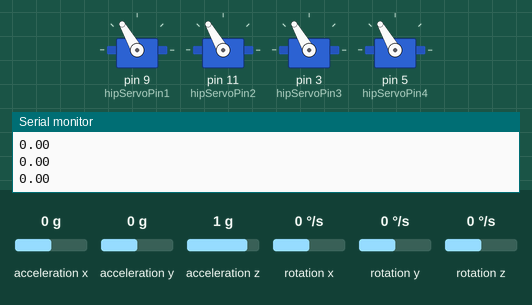
This sketch was run on a simulated Arduino Uno, built with avr-gcc and run on an emulated ATmega328P. Parts: 4 × servo, the last lines printed to the serial monitor. Wiring (inferred from the names in the program): MPU-6050 motion sensor at I2C address 0x68. The test bench sets the inputs (shaded band); at power-on: acceleration y 0 g, acceleration z 1 g, acceleration x 0 g, rotation x 0 °/s, rotation y 0 °/s, rotation z 0 °/s.

Above: at 7.8 s.
7.9 s: acceleration y set to -1.4 g
At 10.3 s:
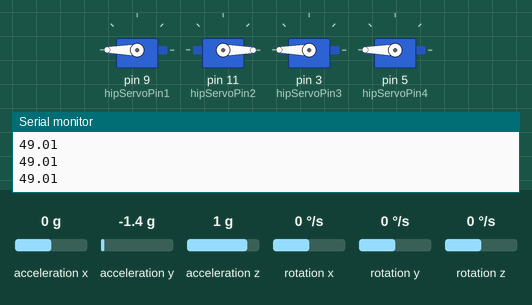
10.9 s: acceleration z set to 0 g
13.9 s: acceleration y set to 0 g
At 14.7 s:
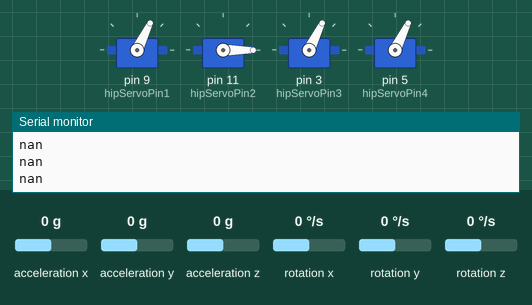
15.9 s: acceleration y set to 1.4 g
At 16.4 s:
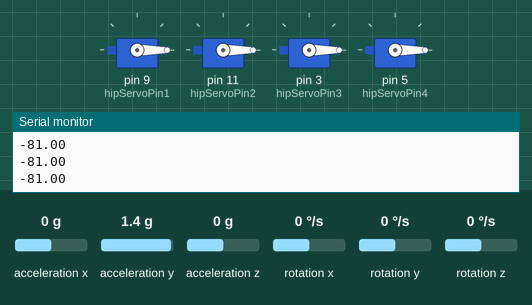
Timing chart, 0 to 18.4 s (numbered marks = the images above; inputs shaded):
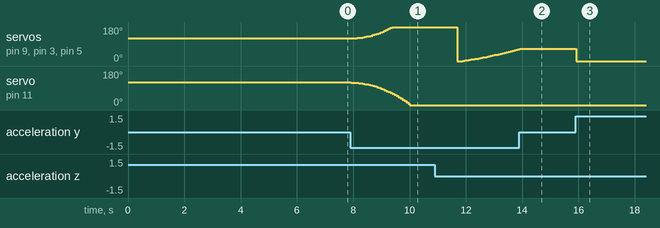

The sketch:

IMUstuff.ino
```cpp
///VCC  -  5V
///GND  -  GND
///SDA  -  A4
///SCL  -  A5

#include <Wire.h>     //Include Wire library for I2C communication
#include <Servo.h>    //Include Servo library to drive the servos


//Define servos
//1 and 2 control roll, at opposite sides
//3 and 4 control pitch, at opposite sides
Servo hipServo1;
Servo hipServo2;
Servo hipServo3;
Servo hipServo4;


int hipServoPin1=9;                   //Servo Pin attachments
int hipServoPin2=11;
int hipServoPin3 = 3;
int hipServoPin4 = 5;
double temperature;                   //MPU6050 measures temperature
double acc_x;                         //Accelerometer value x
double acc_y;                         //Accelerometer value y
double acc_z;                         //Accelerometer value z
double timer = 0;                     //Loop timer for integration
float gyro_offset_x;                  //Gyroscope calibration offset x
float gyro_offset_y;                  //Gyroscope calibration offset y
float gyro_offset_z;                  //Gyroscope calibration offset z
double acc_counterx;                  //Accelerometer median filter stuff
double acc_countery;                  //
double acc_counterz;                    //
double acc_angle_x;                   //Angle prediction by the accelerometer
double acc_angle_y;
double acc_angle_z;
float gyro_velocity_x;                //Angular velocities
float gyro_velocity_y;
float gyro_velocity_z;
double gyro_angle_x;                  //Gyroscope angle prediction
double gyro_angle_y;
double gyro_angle_z;
float delta_t;                        //Delta t integrator
double acc_total_vector;
double angle_x;
double angle_y;
double angle_z;
double acc_pitch;                     //Accelerometer's pitch and  roll prediction
double acc_roll;
double pitch;
double roll;
double kp = 0.005;
double kI = 0.005;
float pitch_integral=0;
double hipServo1_signal = 0;
float PI_timer=0;
double previous_position1 = 120;
double previous_position2 = 120;
double previous_position3 = 120;
double previous_position4 = 120;


void set_registers(){
  //Activate the MPU-6050
  Wire.beginTransmission(0x68);                                        //Start communicating with the MPU-6050
  Wire.write(0x6B);                                                    //Send the requested starting register
  Wire.write(0x00);                                                    //Set the requested starting register
  Wire.endTransmission();                                              //End the transmission
  //Configure the accelerometer (+/-8g)
  Wire.beginTransmission(0x68);                                        //Start communicating with the MPU-6050
  Wire.write(0x1C);                                                    //Send the requested starting register
  Wire.write(0x10);                                                    //Set the requested starting register
  Wire.endTransmission();                                              //End the transmission
  //Configure the gyro (500dps full scale)
  Wire.beginTransmission(0x68);                                        //Start communicating with the MPU-6050
  Wire.write(0x1B);                                                    //Send the requested starting register
  Wire.write(0x08);                                                    //Set the requested starting register
  Wire.endTransmission();                                              //End the transmission
}


void get_IMU_data(){                                             //Subroutine for reading the raw gyro and accelerometer data
  Wire.beginTransmission(0x68);                                        //Start communicating with the MPU-6050
  Wire.write(0x3B);                                                    //Send the requested starting register
  Wire.endTransmission();                                              //End the transmission
  Wire.requestFrom(0x68,14);                                           //Request 14 bytes from the MPU-6050
  while(Wire.available() < 14);                                       //Wait until all the bytes are received
  acc_x = Wire.read()<<8|Wire.read();                                  //Add the low and high byte to the acc_x variable
  acc_y = Wire.read()<<8|Wire.read();                                  //Add the low and high byte to the acc_y variable
  acc_z = Wire.read()<<8|Wire.read();                                  //Add the low and high byte to the acc_z variable
  temperature = Wire.read()<<8|Wire.read();                            //Add the low and high byte to the temperature variable
  gyro_velocity_x = Wire.read()<<8|Wire.read();                                 //Add the low and high byte to the gyro_x variable
  gyro_velocity_y = Wire.read()<<8|Wire.read();                                 //Add the low and high byte to the gyro_y variable
  gyro_velocity_z = Wire.read()<<8|Wire.read();                                 //Add the low and high byte to the gyro_z variable
}

//Find the Gyro Offset
void gyro_calibration(){

  //Read 2000 Values While Holding the IMU Stationary
  for(int i=0; i<2000; i++){

    get_IMU_data();
    gyro_offset_x += gyro_velocity_x;
    gyro_offset_y += gyro_velocity_y;
    gyro_offset_z += gyro_velocity_z;

    }
  //Average These 2000 Measurements to Get the Average Offset
  gyro_offset_x/=2000;
  gyro_offset_y/=2000;
  gyro_offset_z/=2000;

  }
void get_angle(){

/////ACCELEROMETER MEDIAN FILTER//////////
      for(int i = 0; i<20; i++){
      get_IMU_data();
      acc_counterx+= acc_x;
      acc_countery+=acc_y;
      acc_counterz+=acc_z;
      }

   //Average these Measurements
      acc_x = acc_counterx/20;
      acc_y = acc_countery/20;
      acc_z = acc_counterz/20;
      acc_counterx = 0;
      acc_countery=0;
      acc_counterz=0;

//////ACCELEROMETER ANGLE PREDICTION//////
    acc_total_vector = sqrt((acc_x*acc_x)+(acc_y*acc_y)+(acc_z*acc_z));
    acc_pitch=  asin(acc_y/acc_total_vector)* -57.296;
    acc_roll = asin(acc_x/acc_total_vector)* 57.296;

    /*acc_angle_z+=90;
    acc_angle_y+=90;
    acc_angle_z+=90; */


 ///////////GYROSCOPE ANGLE PREDICTION VIA INTEGRATION////////
    get_IMU_data();
    delta_t = (micros()-timer)/1000000;                      //delta t for integration
    gyro_velocity_x -= gyro_offset_x;
    gyro_velocity_y -= gyro_offset_y;
    gyro_velocity_z -= gyro_offset_z;
    gyro_velocity_x*=0.0427/2.6;
    gyro_velocity_y*=0.0427/2.6;
    gyro_velocity_z*=0.0427/2.6;
    gyro_angle_x+=gyro_velocity_x*delta_t;
    gyro_angle_y += gyro_velocity_y *delta_t;
    gyro_angle_z += gyro_velocity_z *delta_t;
    timer = micros();

////////COMPLEMENTARY FILTER/////////////
  pitch = 0.9*acc_pitch+0.1*gyro_angle_x;
  roll = 0.9*acc_roll+0.1*gyro_angle_y;


  /*Serial.print("Pitch: ");
  Serial.print(pitch);
  Serial.print("  --  ");
  Serial.print("Roll: ")*/;
   //Serial.println(pitch);

  }

void setup() {
  //Initiate the IMU, calibrate the gyro. DO NOT MOVE THE SYSTEM WHILE CALIBRATING
  Wire.begin();
  Serial.begin(9600);
  set_registers();
  gyro_calibration();
  hipServo1.attach(hipServoPin1);
  hipServo2.attach(hipServoPin2);
  hipServo3.attach(hipServoPin3);
  hipServo4.attach(hipServoPin4);
  hipServo1.write(120);
  hipServo2.write(120);
  hipServo3.write(120);
  hipServo4.write(120);

  delay(3000);


}

void loop() {

  get_angle();

///////Mixing Algorithm///////
/* Pitch ~~ pos(1) - pos(2)
   Roll ~~  pos(3)- pos(4)
   Height ~~ pos(1) + pos(2) + pos(3) + pos(4) */

   //hipServo1 = kp(Height_error + Pitch Error) + kI(Height_error_integral + Pitch_error_integral)
   //hipServo2 = -kp(Height_error + Pitch Error) - kI(Height_error_integral + Pitch_error_integral)
   //hipServo3 = kp(Height_error + Roll Error ) + kI(Height_error_integral + Roll_error_integral)
   //hipServo4 = -kp(Height_error + Roll Error) - kI(Height_error_integral + Roll_error_integral)
    pitch_integral += pitch * (micros()-PI_timer)/1000000;
    PI_timer = micros();
    hipServo1_signal += kp*pitch; //+ kI*pitch_integral;
  if(abs(pitch) > 5){

     // if(previous_position1 >= 90 && previous_position2 >=90 && previous_position3 >=90 && previous_position4 >=90){
    hipServo1.write(previous_position1+hipServo1_signal);
    previous_position1 += hipServo1_signal;
    hipServo2.write(previous_position2-hipServo1_signal);
    previous_position2 -= hipServo1_signal;
   hipServo3.write(previous_position3+hipServo1_signal);
    previous_position3 += hipServo1_signal;
   hipServo4.write(previous_position4+hipServo1_signal);
    previous_position4 += hipServo1_signal;


      //}
  //hipServo2.write(90-(hipServo1_signal));

  }
  else{

    hipServo1.write(previous_position1);
    hipServo2.write(previous_position2);
    hipServo3.write(previous_position3);
    hipServo4.write(previous_position4);


    }
    //Serial.print(90+hipServo1_signal);
    //Serial.print(",");
  //  Serial.print("Pitch Angle ------------");
    Serial.println(pitch);
  //Serial.print("Roll Angle -------------");
 //Serial.println(roll);
    delay(30);
}
```

Measured:
- after the input at 7.9 s, servo on pin 9 (hipServoPin1), servo on pin 3 (hipServoPin3), servo on pin 5 (hipServoPin4): moves from 120° to 180° over 1.3 s, starting after 0.16 s; servo on pin 11 (hipServoPin2): moves from 120° to 0° over 2.1 s, starting at once
- after the input at 13.9 s, servo on pin 9 (hipServoPin1), servo on pin 3 (hipServoPin3), servo on pin 5 (hipServoPin4): goes on until 13.9 s, then stays 64°
- after the input at 15.9 s, servo on pin 9 (hipServoPin1), servo on pin 3 (hipServoPin3), servo on pin 5 (hipServoPin4): 64° → 0° at once
